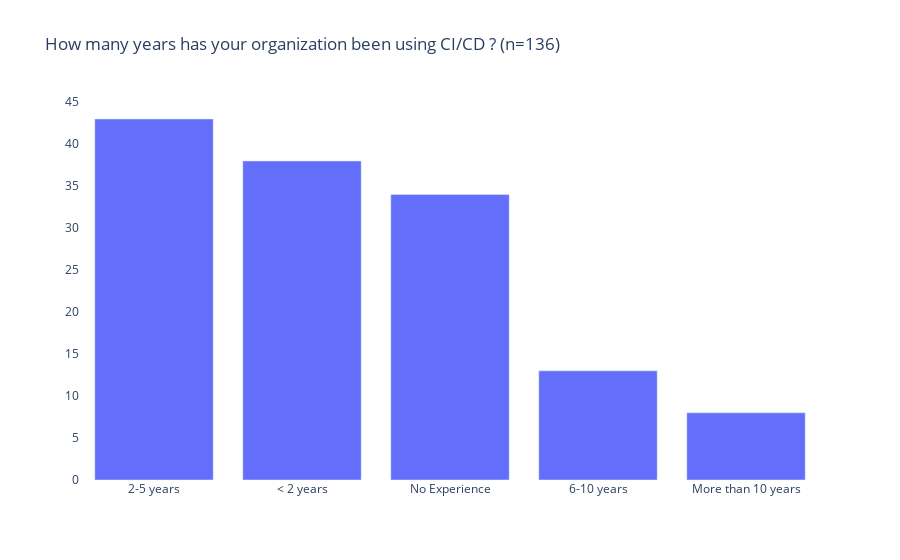

Write notebook code for a chart like this one.
### Code cell
#
# Question 6 - How many years has your organization been using CI/CD ?
#

double_bar_chart("How many years has your organization been using CI/CD ?", 
                 "Work", work_df['Q6'].value_counts()[lambda x: x > 0], 
                 "Home", home_df['Q6'].value_counts()[lambda x: x > 0])
#

### Figure 1 — Plotly figure (JSON) as saved in the notebook; plotly's stock layout.template omitted (floating-point values rounded to 4 significant figures)
{"data": [{"name": "Work", "type": "bar", "x": ["2-5 years", "&lt; 2 years", "No Experience", "6-10 years", "More than 10 years"], "y": [43, 38, 34, 13, 8]}, {"name": "Home", "type": "bar", "x": [], "y": []}], "layout": {"autosize": true, "barmode": "stack", "plot_bgcolor": "#FFFFFF", "title": {"text": "How many years has your organization been using CI/CD ? (n=136)"}, "xaxis": {"autorange": true, "categoryorder": "total descending", "range": [-0.5, 4.5], "type": "category"}, "yaxis": {"autorange": true, "range": [0, 45.26], "type": "linear"}}}
